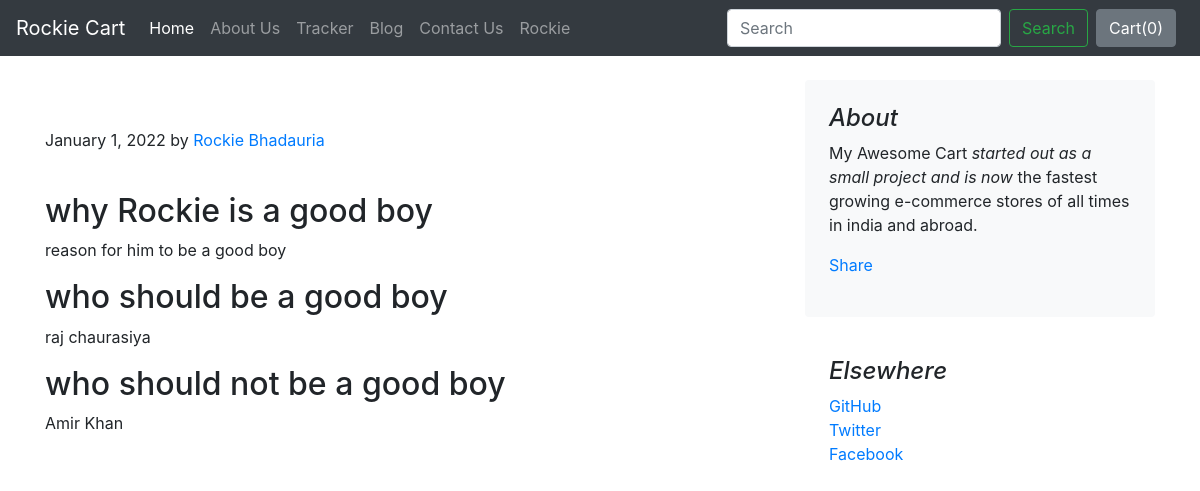
The page /blog/blogpost/1 on the database its author committed.
### blog/models.py (models this page shows)
class Blogpost(models.Model):
    post_id = models.AutoField(primary_key=True)
    title = models.CharField(max_length=50)
    head0 = models.CharField(max_length=500, default="")
    chead0 = models.CharField(max_length=5000, default="")
    head1 = models.CharField(max_length=500, default="")
    chead1 = models.CharField(max_length=5000, default="")
    head2 = models.CharField(max_length=500, default="")
    chead2 = models.CharField(max_length=5000, default="")
    pub_date = models.DateField()
    thumbnail = models.ImageField(upload_to='shop/images', default="")
    def __str__(self):
        return self.title

### blog/views.py (the view)
# urls.py: path("blogpost/<int:id>", views.blogpost,name="blogHome")
def blogpost(request, id):
    post = Blogpost.objects.filter(post_id = id)[0]
    print(post)
    return render(request, 'blog/blogpost.html', {'post':post})

### blog/templates/blog/blogpost.html (shortened to what this page needs)
{% extends 'blog/basic.html' %}
{% block body %}
<div class="container">
    <div class="row mt-4">
        <div class="col-md-8 blog-main">
            <h3 class="pb-4 mb-4 font-italic">
            </h3>
            <div class="blog-post">
                <p class="blog-post-meta">January 1, 2022 by <a href="#">Rockie Bhadauria</a></p>
                <div class="fb-like" data-href="http://127.0.0.1:8000/blog/blogpost/{{post.post_id}}" data-width="" data-layout="standard" data-action="like" data-size="large" data-share="true"></div><br>
                <h2>{{post.head0}}</h2>
                <p>{{post.chead0}}</p>
                <h2>{{post.head1}}</h2>
                <p>{{post.chead1}}</p>
                <h2>{{post.head2}}</h2>
                <p>{{post.chead2}}</p>
            </div>
        </div>
        <aside class="col-md-4 blog-sidebar">
            <div class="p-4 mb-3 bg-light rounded">
                <h4 class="font-italic">About</h4>
                <p class="mb-0">My Awesome Cart <em>started out as a small project and is now</em> the fastest growing e-commerce stores of all times in india and abroad.</p>
                <div class="my-3 fb-share-button" data-href="http://localhost:8000/blog/blogpost/5" data-layout="button_count" data-size="large"><a target="_blank" href="https://www.facebook.com/sharer/sharer.php?u=http%3A%2F%2Flocalhost%3A8000%2Fblog%2Fblogpost%2F5&amp;src=sdkpreparse" class="fb-xfbml-parse-ignore">Share</a></div>
            </div>
            <div class="p-4">
                <h4 class="font-italic">Elsewhere</h4>
                <ol class="list-unstyled">
                    <li><a href="#">GitHub</a></li>
                    <li><a href="#">Twitter</a></li>
                    <li><a href="#">Facebook</a></li>
                </ol>
            </div>
        </aside>
    </div>
</div>
{% endblock %}

### rows shown on the page
Blogpost: head0 "why Rockie is a good boy", chead0 "reason for him to be a good boy", head1 "who should be a good boy", chead1 "raj chaurasiya", head2 "who should not be a good boy", chead2 "Amir Khan"
